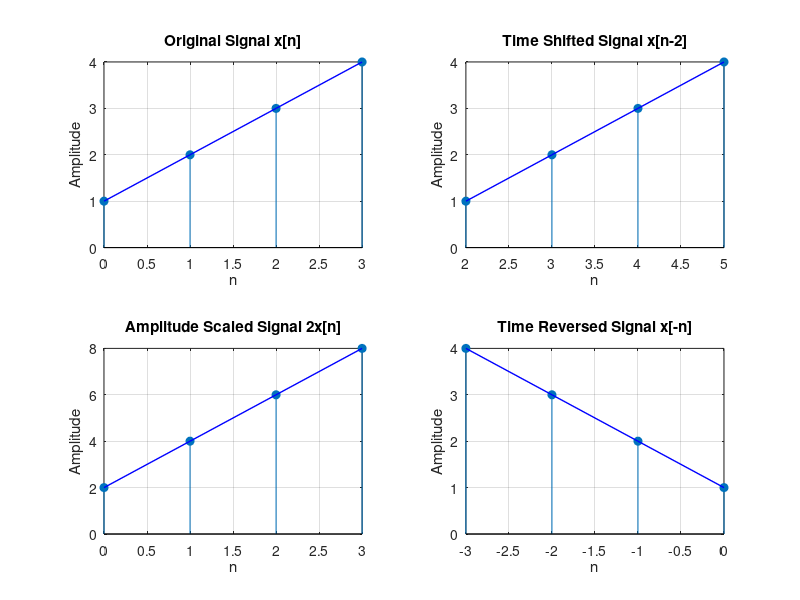

Reproduce this figure in MATLAB.
%{
Problem 2: Signal Operations
Given x[n]={1,2,3,4}:
• Perform time shifting, scaling, and reversal 
• Plot all results
Verify mathematically
%}

clc;
clear;
close all;

% Original signal
x = [1 2 3 4];
n = 0:3;

% 1. Time Shifting (Delay by 2)
n_shift = n + 2;

% 2. Time Scaling (Amplitude Scaling by 2)
x_scale = 2 * x;

% 3. Time Reversal
x_reverse = fliplr(x);
n_reverse = -fliplr(n);

% Plotting
figure;

% Original Signal
subplot(2,2,1);
stem(n, x, 'filled');
hold on;
plot(n,x,'blue', 'LineWidth',1)
grid on;
title('Original Signal x[n]');
xlabel('n');
ylabel('Amplitude');
hold off;

% Time Shifted Signal
subplot(2,2,2);
stem(n_shift, x, 'filled');
hold on;
plot(n_shift,x, 'blue', 'LineWidth',1);
grid on;
title('Time Shifted Signal x[n-2]');
xlabel('n');
ylabel('Amplitude');
hold off;

% Amplitude Scaled Signal
subplot(2,2,3);
stem(n, x_scale, 'filled');
hold on;
plot(n, x_scale, 'blue', 'LineWidth',1);
grid on;
title('Amplitude Scaled Signal 2x[n]');
xlabel('n');
ylabel('Amplitude');
hold off;

% Time Reversed Signal
subplot(2,2,4);
stem(n_reverse, x_reverse, 'filled');
hold on;
plot(n_reverse, x_reverse, 'blue', 'LineWidth',1);
grid on;
title('Time Reversed Signal x[-n]');
xlabel('n');
ylabel('Amplitude');
hold off;
